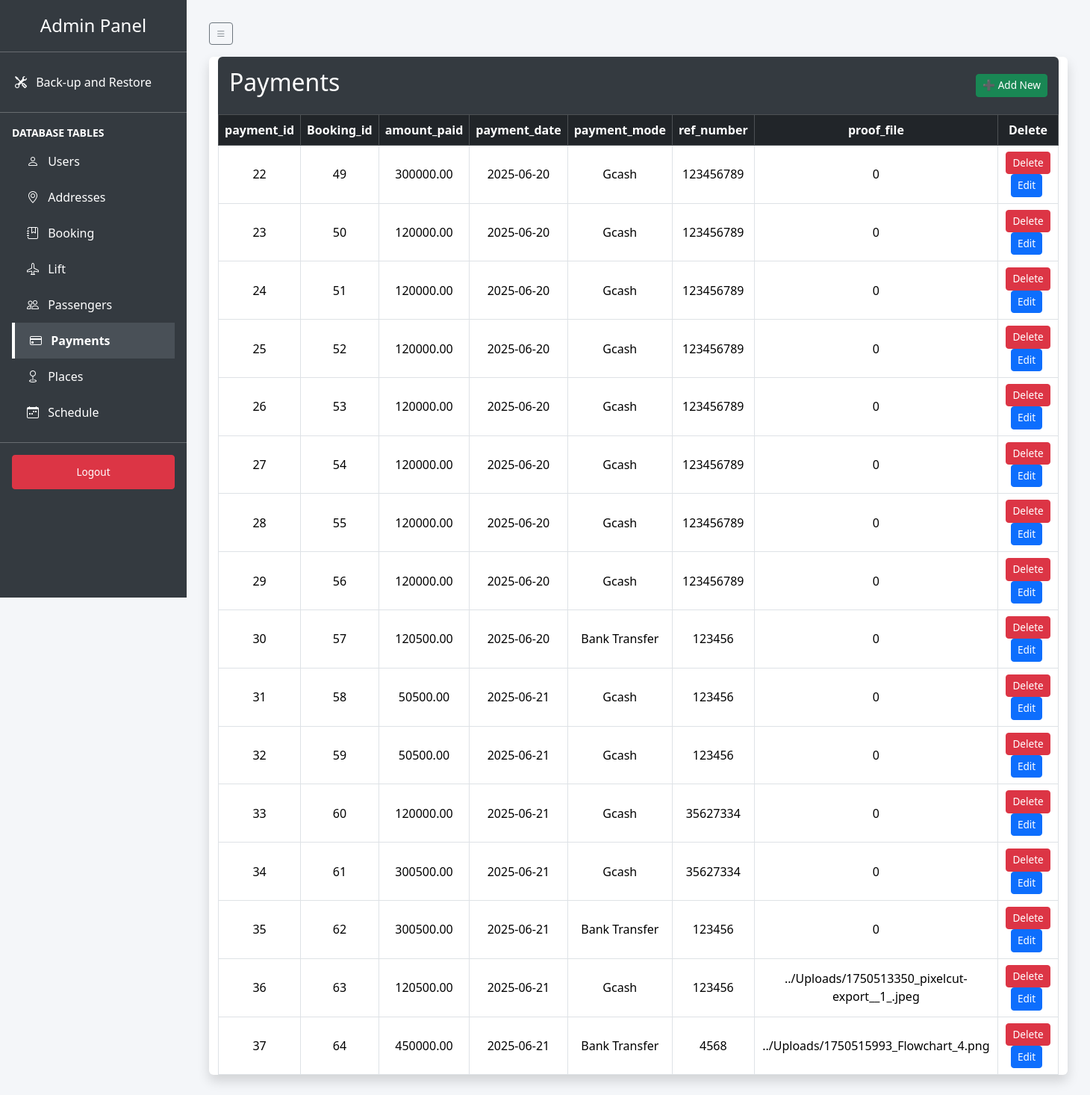
Page /admin_dashboard.php?table=payments (signed in) on the committed database.
### tables this page shows
CREATE TABLE `payments` (
  `payment_id` int(11) NOT NULL AUTO_INCREMENT,
  `Booking_id` int(11) NOT NULL,
  `amount_paid` decimal(10,2) NOT NULL,
  `payment_date` date NOT NULL,
  `payment_mode` varchar(255) NOT NULL,
  `ref_number` int(11) NOT NULL,
  `proof_file` varchar(255) DEFAULT NULL,
  PRIMARY KEY (`payment_id`)
);

### admin_dashboard.php (the view, shortened to what this page needs)
<?php
require_once("config.php");
$tables = ['users', 'addresses', 'booking', 'lift', 'passengers', 'payments', 'places', 'schedule'];
$selected_table = isset($_GET['table']) ? $_GET['table'] : $tables[0];
?>
<!DOCTYPE html>
<html lang="en">
<head>
    <link href="https://cdn.jsdelivr.net/npm/bootstrap@5.3.3/dist/css/bootstrap.min.css" rel="stylesheet">
	<link href="https://cdn.jsdelivr.net/npm/bootstrap-icons@1.10.5/font/bootstrap-icons.css" rel="stylesheet">
</head>
<body>
<div class="sidebar">
    <h4>Admin Panel</h4>
    <hr class="text-white">
	<a href="#" class="sidebar-link" data-bs-toggle="modal" data-bs-target="#maintenanceModal">
		<i class="bi bi-tools me-2"></i>
		<span>Back-up and Restore</span>
	</a>
    <hr class="text-white my-3">
    <div class="px-3">
        <p class="text-white fw-bold small mb-1">DATABASE TABLES</p>
        <?php
        $icons = [
            'users' => 'bi-person',
            'addresses' => 'bi-geo-alt',
            'booking' => 'bi-journal-bookmark',
            'lift' => 'bi-airplane',
            'passengers' => 'bi-people',
            'payments' => 'bi-credit-card',
            'places' => 'bi-geo',
            'schedule' => 'bi-calendar-week'
        ];
        ?>
        <?php foreach ($tables as $table): ?>
            <a href="?table=<?php echo urlencode($table); ?>" class="sidebar-link <?php echo $selected_table === $table ? 'active' : ''; ?>">
                <i class="bi <?php echo $icons[$table]; ?> me-2"></i>
                <span><?php echo ucfirst($table); ?></span>
            </a>
        <?php endforeach; ?>
    </div>
    <hr class="text-white my-3">
    <div class="px-3">
        <a href="?logout=true" class="btn btn-danger btn-sm w-100">Logout</a>
    </div>
</div>
<div class="main-content">
	<button id="toggleSidebar" class="btn btn-outline-secondary btn-sm mb-3">
		<i class="bi bi-list"></i>
	</button>
    <div class="table-container">
        <div class="container bg-white shadow rounded">
            <div class="header">
                <h2><?php echo ucfirst($selected_table); ?></h2>
				<a href="add_record.php?table=<?php echo urlencode($selected_table); ?>" class="btn btn-success btn-sm">➕ Add New</a>
            </div>
            <?php
            try {
                $stmt = $db->query("SHOW COLUMNS FROM `$selected_table`");
                $columns = $stmt->fetchAll(PDO::FETCH_ASSOC);
            } catch (PDOException $e) {
                echo "<div class='alert alert-danger'>Error fetching columns: " . $e->getMessage() . "</div>";
                $columns = [];
            }
            ?>
            <table class="table table-bordered mb-0">
                <thead class="table-dark">
                    <tr>
                        <?php foreach ($columns as $column): ?>
                            <th><?php echo htmlspecialchars($column['Field']); ?></th>
                        <?php endforeach; ?>
                        <th>Delete</th>
                    </tr>
                </thead>
                <tbody>
                    <?php
                    try {
                        $stmt = $db->query("SELECT * FROM `$selected_table`");
                        while ($row = $stmt->fetch(PDO::FETCH_ASSOC)) {
                            echo "<tr>";
                            foreach ($row as $key => $value) {
                                if ($selected_table === 'users' && $key === 'password') {
                                    echo "<td>••••••••</td>";
                                } else {
                                    echo "<td>" . htmlspecialchars($value ?? 'NULL') . "</td>";
                                }
                            }
                            $primary_key = $columns[0]['Field'];
                            $delete_url = "delete_record.php?table=" . urlencode($selected_table) . "&id=" . urlencode($row[$primary_key]) . "&pk=" . urlencode($primary_key);
							$edit_url = "edit_record.php?table=" . urlencode($selected_table) . "&id=" . urlencode($row[$primary_key]) . "&pk=" . urlencode($primary_key);
                            echo "<td>
                                <a href='$delete_url' class='btn btn-danger btn-sm' onclick=\"return confirm('Are you sure you want to delete this record from $selected_table?');\">Delete</a>
								<a href='$edit_url' class='btn btn-primary btn-sm me-1'>Edit</a>
                            </td>";
                            echo "</tr>";
                        }
                    } catch (PDOException $e) {
                        echo "<tr><td colspan='" . (count($columns) + 1) . "'>Error fetching data: " . $e->getMessage() . "</td></tr>";
                    }
                    ?>
                </tbody>
            </table>
        </div>
    </div>
</div>
</body>
</html>

### admin_dashboard.php (style rules this page uses)
body { display: flex; background-color: #f4f6f9; }
.sidebar { width: 250px; height: 100vh; background-color: #343a40; padding-top: 20px; position: fixed; }
.sidebar h4 { color: white; text-align: center; margin-bottom: 20px; }
.sidebar a { display: block; color: white; padding: 12px 20px; text-decoration: none; }
.sidebar a:hover, .sidebar a.active { background-color: #495057; }
.main-content { margin-left: 250px; padding: 30px; width: 100%; }
.table th, .table td { vertical-align: middle; text-align: center; }
.header { background: #343a40; color: white; padding: 15px; border-radius: 6px 6px 0 0; display: flex; justify-content: space-between; align-items: center; }
.btn-sm { font-size: 0.85rem; }
.table-container { margin-bottom: 40px; }
.sidebar-link { display: flex; align-items: center; color: white; padding: 10px 20px; transition: background-color 0.2s ease-in-out; }
.sidebar-link.active { background-color: #0d6efd; font-weight: bold; border-left: 4px solid #ffffff; }

### rows in the picture
payments: payment_id "22", Booking "49", amount_paid "300000.00", payment_date "2025-06-20", payment_mode "Gcash", ref_number "123456789", proof_file "0"
payments: payment_id "23", Booking "50", amount_paid "120000.00", payment_date "2025-06-20", payment_mode "Gcash", ref_number "123456789", proof_file "0"
payments: payment_id "24", Booking "51", amount_paid "120000.00", payment_date "2025-06-20", payment_mode "Gcash", ref_number "123456789", proof_file "0"
payments: payment_id "25", Booking "52", amount_paid "120000.00", payment_date "2025-06-20", payment_mode "Gcash", ref_number "123456789", proof_file "0"
payments: payment_id "26", Booking "53", amount_paid "120000.00", payment_date "2025-06-20", payment_mode "Gcash", ref_number "123456789", proof_file "0"
payments: payment_id "27", Booking "54", amount_paid "120000.00", payment_date "2025-06-20", payment_mode "Gcash", ref_number "123456789", proof_file "0"
payments: payment_id "28", Booking "55", amount_paid "120000.00", payment_date "2025-06-20", payment_mode "Gcash", ref_number "123456789", proof_file "0"
payments: payment_id "29", Booking "56", amount_paid "120000.00", payment_date "2025-06-20", payment_mode "Gcash", ref_number "123456789", proof_file "0"
payments: payment_id "30", Booking "57", amount_paid "120500.00", payment_date "2025-06-20", payment_mode "Bank Transfer", ref_number "123456", proof_file "0"
payments: payment_id "31", Booking "58", amount_paid "50500.00", payment_date "2025-06-21", payment_mode "Gcash", ref_number "123456", proof_file "0"
payments: payment_id "32", Booking "59", amount_paid "50500.00", payment_date "2025-06-21", payment_mode "Gcash", ref_number "123456", proof_file "0"
payments: payment_id "33", Booking "60", amount_paid "120000.00", payment_date "2025-06-21", payment_mode "Gcash", ref_number "35627334", proof_file "0"
payments: payment_id "34", Booking "61", amount_paid "300500.00", payment_date "2025-06-21", payment_mode "Gcash", ref_number "35627334", proof_file "0"
payments: payment_id "35", Booking "62", amount_paid "300500.00", payment_date "2025-06-21", payment_mode "Bank Transfer", ref_number "123456", proof_file "0"
payments: payment_id "36", Booking "63", amount_paid "120500.00", payment_date "2025-06-21", payment_mode "Gcash", ref_number "123456", proof_file "../Uploads/1750513350_pixelcut-export__1_.jpeg"
payments: payment_id "37", Booking "64", amount_paid "450000.00", payment_date "2025-06-21", payment_mode "Bank Transfer", ref_number "4568", proof_file "../Uploads/1750515993_Flowchart_4.png"

### other values in the picture
$table "Users"
$table "Addresses"
$table "Booking"
$table "Lift"
$table "Passengers"
$table "Payments"
$table "Places"
$table "Schedule"
$selected_table "Payments"
$column['Field'] "payment_id"
$column['Field'] "Booking_id"
$column['Field'] "amount_paid"
$column['Field'] "payment_date"
$column['Field'] "payment_mode"
$column['Field'] "ref_number"
